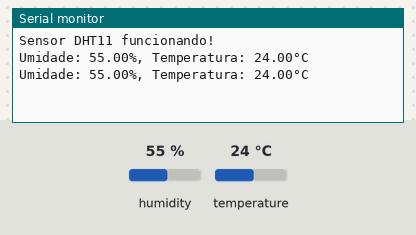
Simulated run of this sketch. Board: ESP32. Shown: the last lines printed to the serial monitor. Inputs (shaded band) come from the test bench; at power-on: humidity 55 %, temperature 24 °C.

Above: at 4.8 s.
4.9 s: humidity set to 22 %
At 7.0 s:
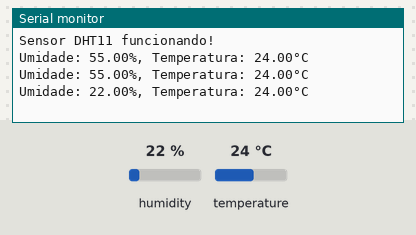
7.9 s: temperature set to 12 °C
At 9.3 s:
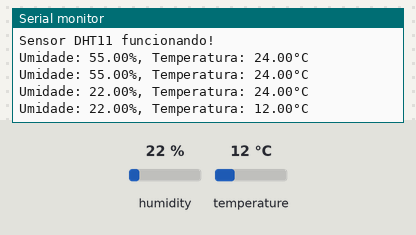
10.9 s: humidity set to 40 %
At 12.9 s:
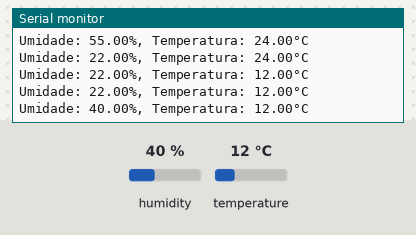
Timing chart, 0 to 14.4 s (numbered marks = the images above; inputs shaded):
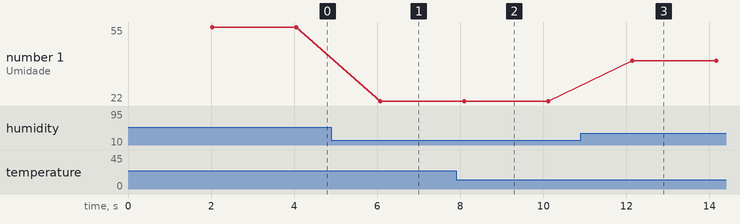

The sketch:

v1_leitura_dados_dht11.ino
```cpp
#include <DHT.h>

// Definições do sensor
#define DHT_PIN 4       // Define o pino do ESP32 onde o DHT11 está conectado
#define DHT_TYPE DHT11  // Define o tipo do sensor (DHT11)

// Inicializa o sensor DHT11 com escopo global
DHT dht(DHT_PIN, DHT_TYPE);

void setup() {
  // Inicia a comunicação entre o ESP-32 e o computador com uma taxa de 115200 bits por segundo
  Serial.begin(115200);
  dht.begin(); // Inicializa o sensor DHT11
  Serial.println("Sensor DHT11 funcionando!");
}

void loop() {
  // Aguarda um intervalo de 2 segundos entre leituras
  delay(2000);

  // Lê a umidade e a temperatura
  float umidade = dht.readHumidity();
  float temperatura = dht.readTemperature();

  // Verifica se houve erro na leitura
  if (isnan(umidade) || isnan(temperatura)) {
    Serial.println("Erro ao ler o sensor DHTT11!");
    return;
  }

  // Exibe os dados da leitura no Serial Monitor
  Serial.println("Umidade: " + String(umidade) + "%, Temperatura: " + String(temperatura) + "°C");
}
```

Measured:
- after the input at 4.9 s, the serial monitor: prints a new line after 1.2 s (image 1)
- after the input at 7.9 s, the serial monitor: prints a new line after 0.19 s (image 2)
- after the input at 10.9 s, the serial monitor: prints a new line after 1.2 s (image 3)
- plotted number 1: 55 → 22 after the input at 4.9 s, 22 → 40 after the input at 10.9 s
